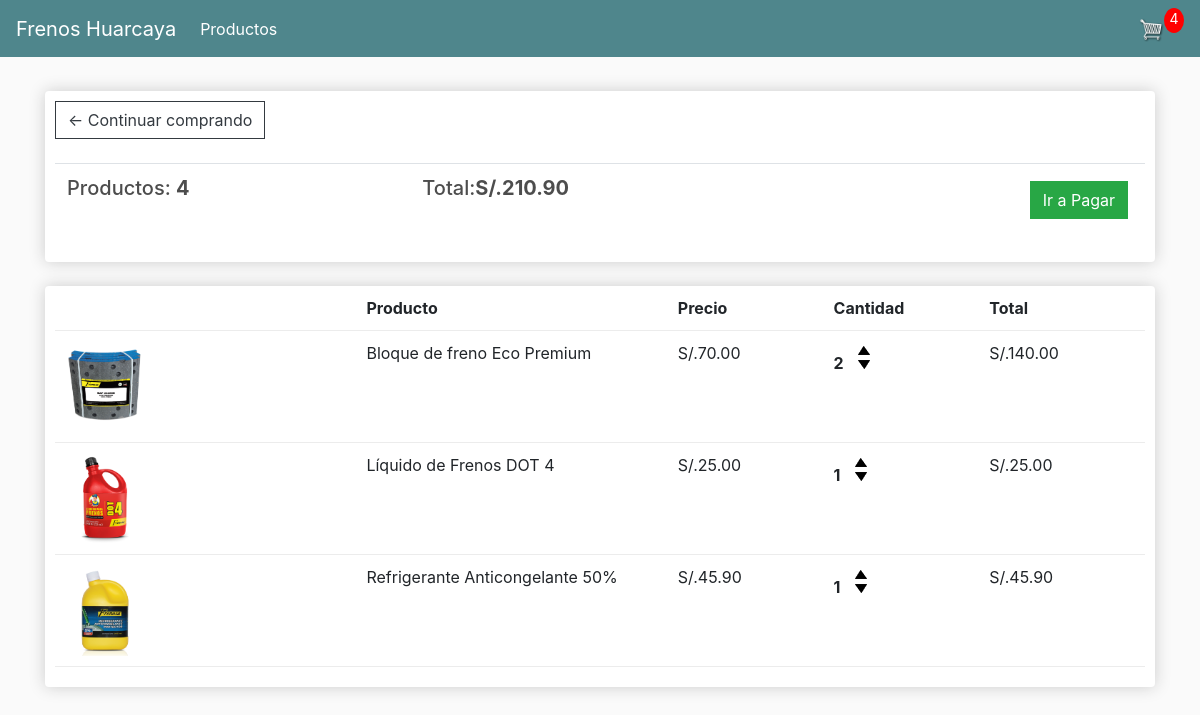
The app's page /cart/ (signed in) with its own data.
### store/models.py (models this page shows, shortened)
class Order(models.Model):
	customer = models.ForeignKey(Customer, on_delete=models.SET_NULL, null=True, blank=True, verbose_name="Cliente")
	date_ordered = models.DateTimeField(auto_now_add=True, verbose_name="Fecha de orden")
	complete = models.BooleanField(default=False, verbose_name="Completado")
	transaction_id = models.CharField(max_length=100, null=True,verbose_name="N° de Transacción")
	@property
	def get_cart_total(self):
		orderitems = self.orderitem_set.all()
		total = sum([item.get_total for item in orderitems])
		return total
	@property
	def get_cart_items(self):
		orderitems = self.orderitem_set.all()
		total = sum([item.quantity for item in orderitems])
		return total
	class Meta:
		verbose_name= "Orden"
		verbose_name_plural = "Órdenes"

class OrderItem(models.Model):
	product = models.ForeignKey(Product, on_delete=models.SET_NULL, null=True, verbose_name="Productos")
	order = models.ForeignKey(Order, on_delete=models.SET_NULL, null=True, verbose_name="Orden")
	quantity = models.IntegerField(default=0, null=True, blank=True, verbose_name="Cantidad")
	date_added = models.DateTimeField(auto_now_add=True, verbose_name="Fecha agregada")
	@property
	def get_total(self):
		total = self.product.price * self.quantity
		return total
	class Meta:
		verbose_name= "Artículo Ordenado"
		verbose_name_plural = "Artículos ordenados"

class Product(models.Model):
	CATEGORY = (
			('Refrigerante', 'Refrigerante'),
			('Frenos', 'Frenos'),
			('Baterías', 'Baterías'),
			('Sellador', 'Sellador'),
			)
	name = models.CharField(max_length=200, verbose_name="Nombre")
	cod = models.CharField(max_length=7, null=True, blank=True, verbose_name="Código")
	brand = models.CharField(max_length=50, null=True, blank=True, verbose_name="Marca")
	category = models.CharField(max_length=200, null=True, choices=CATEGORY, verbose_name="Categoría")
	price = models.FloatField(verbose_name="Precio")
	description = models.CharField(max_length=200, null=True, blank=True, verbose_name="Descripción")
	image = models.ImageField(null=True, blank=True, verbose_name="Imagen")
	date_created = models.DateTimeField(auto_now_add=True, null=True, verbose_name="Fecha de creación")
	digital = models.BooleanField(default=False,null=True, blank=True)
	@property
	def imageURL(self):
		try:
			url = self.image.url
		except:
			url = ''
		return url
	class Meta:
		verbose_name= "Producto"
		verbose_name_plural = "Productos"

### store/views.py (the view)
# urls.py: path('cart/', views.cart, name="cart"),
def cart(request):
	data = cartData(request)
	cartItems = data['cartItems']
	order = data['order']
	items = data['items']
	context = {'items':items, 'order':order, 'cartItems':cartItems}
	return render(request, 'store/cart.html', context)

### store/utils.py (called while the page is built)
def cartData(request):
	if request.user.is_authenticated:
		customer = request.user.customer
		order, created = Order.objects.get_or_create(customer=customer, complete=False)
		items = order.orderitem_set.all()
		cartItems = order.get_cart_items
	else:
		cookieData = cookieCart(request)
		cartItems = cookieData['cartItems']
		order = cookieData['order']
		items = cookieData['items']
	return {'cartItems':cartItems ,'order':order, 'items':items}

### store/templates/store/cart.html
{% extends 'store/main.html' %}
{% load static %}
{% block content %}
	<div class="row">
		<div class="col-lg-12">
			<div class="box-element">
				<a  class="btn btn-outline-dark" href="{% url 'store' %}">&#x2190; Continuar comprando</a>
				<br>
				<br>
				<table class="table">
					<tr>
						<th><h5>Productos: <strong>{{order.get_cart_items}}</strong></h5></th>
						<th><h5>Total:<strong>S/.{{order.get_cart_total|floatformat:2}}</strong></h5></th>
						<th>
							<a  style="float:right; margin:5px;" class="btn btn-success" href="{% url 'checkout' %}">Ir a Pagar</a>
						</th>
					</tr>
				</table>
			</div>
			<br>
			<div class="box-element">
				<div class="cart-row">
					<div style="flex:2"></div>
					<div style="flex:2"><strong>Producto</strong></div>
					<div style="flex:1"><strong>Precio</strong></div>
					<div style="flex:1"><strong>Cantidad</strong></div>
					<div style="flex:1"><strong>Total</strong></div>
				</div>
				{% for item in items %}
				<div class="cart-row">
					<div style="flex:2"><img class="row-image" src="{{item.product.imageURL}}"></div>
					<div style="flex:2"><p>{{item.product.name}}</p></div>
					<div style="flex:1"><p>S/.{{item.product.price|floatformat:2}}</p></div>
					<div style="flex:1">
						<p class="quantity">{{item.quantity}}</p>
						<div class="quantity">
							<img data-product="{{item.product.id}}" data-action="add" class="chg-quantity update-cart" src="{% static  'images/arrow-up.png' %}">
							<img data-product="{{item.product.id}}" data-action="remove" class="chg-quantity update-cart" src="{% static  'images/arrow-down.png' %}">
						</div>
					</div>
					<div style="flex:1"><p>S/.{{item.get_total|floatformat:2}}</p></div>
				</div>
				{% endfor %}
			</div>
		</div>
	</div>
{% endblock content %}

### static/css/main.css (style rules this page uses)
body { background-color: hsl(0, 0%, 98%); }
h1,h2,h3,h4,h5,h6 { color:hsl(0, 0%, 30%); }
.box-element { box-shadow:hsl(0, 0%, 80%) 0 0 16px; background-color: #fff; border-radius: 4px; padding: 10px; }
.col-lg-4, .col-lg-6, .col-lg-8, .col-lg-12 { margin-top: 10px; }
.btn { border-radius: 0; }
.row-image { width: 100px; }
.cart-row { display: flex; align-items: flex-stretch; padding-bottom: 10px; margin-bottom: 10px; border-bottom: 1px solid #ececec; }
.quantity { display: inline-block; font-weight: 700; padding-right:10px; }
.chg-quantity { width: 12px; cursor: pointer; display: block; margin-top: 5px; transition:.1s; }

### records on screen
Order: get_cart_items "4", get_cart_total "210.90"
OrderItem: product.imageURL (picture), product.name "Bloque de freno Eco Premium", product.price "70.00", quantity "2", get_total "140.00"
OrderItem: product.imageURL (picture), product.name "Líquido de Frenos DOT 4", product.price "25.00", quantity "1", get_total "25.00"
OrderItem: product.imageURL (picture), product.name "Refrigerante Anticongelante 50%", product.price "45.90", quantity "1", get_total "45.90"

### other values on screen
{{ cartItems }} "4"
